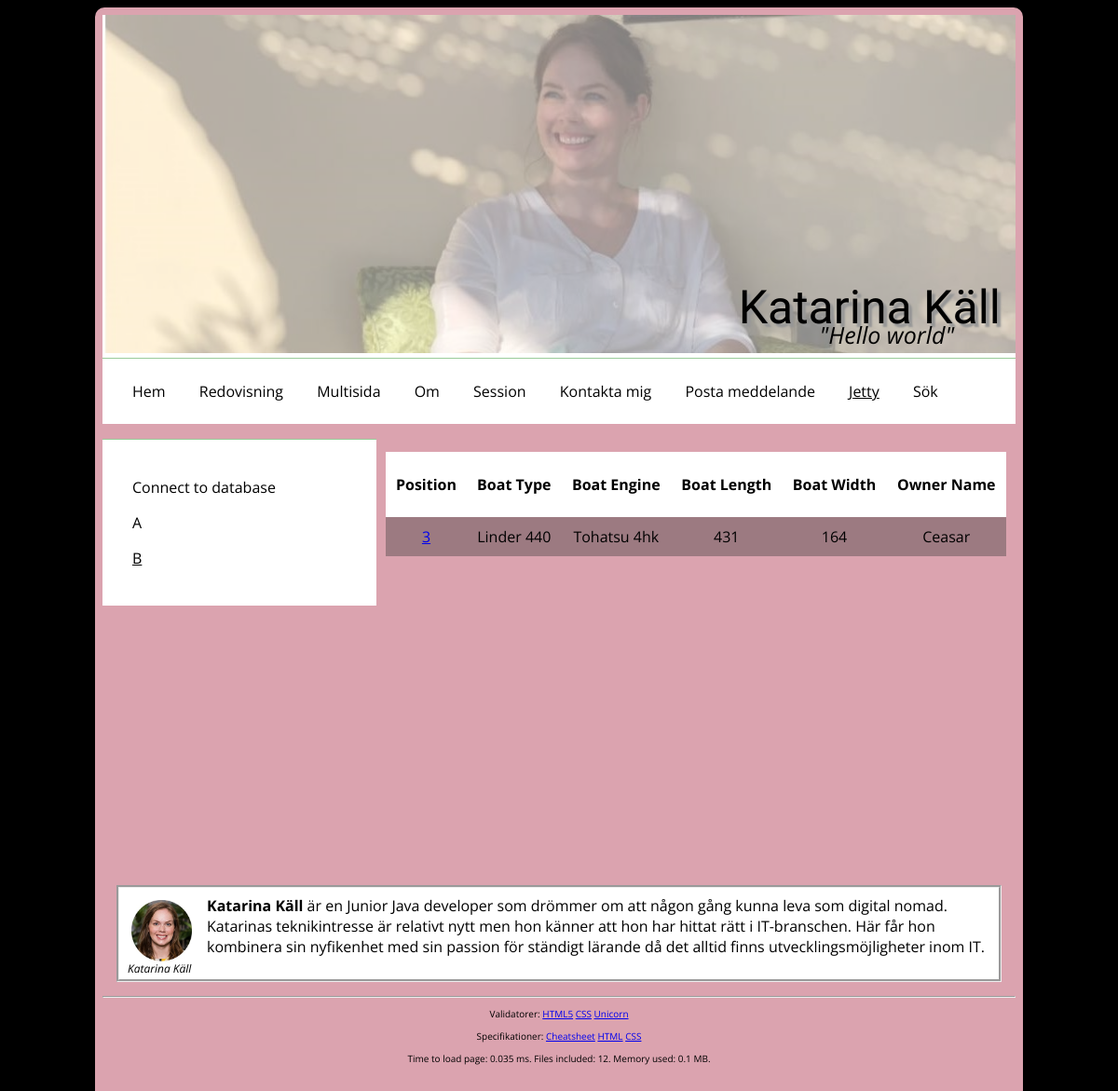
/jetty.php?page=b&position=3, run on the app's committed database.
### tables this page shows
CREATE TABLE "jetty" (
	`position`	INTEGER,
	`boatType`	TEXT,
	`boatEngine`	TEXT,
	`boatLength`	INTEGER,
	`boatWidth`	INTEGER,
	`ownerName`	TEXT,
	PRIMARY KEY(`position`)
);

### jetty.php (called while the page is built, shortened)
<?php
require __DIR__ . "/src/functions.php";
require __DIR__ . "/view/header.php";
require __DIR__ . "/view/navbar.php";
require __DIR__ . "/view/jetty-multipage.php";
require __DIR__ . "/view/byline.php";
require __DIR__ . "/view/footer.php";

### src/functions.php (the view, shortened to what this page needs)
<?php
function printJettyResultsetToHTMLTable($res)
{
    $rows = null;
    foreach ($res as $row) {
        $rows .= "<tr>";
        $rows .= "<td><a href='?page=b&position={$row['position']}'>{$row['position']}</td>";
        $rows .= "<td>{$row['boatType']}</td>";
        $rows .= "<td>{$row['boatEngine']}</td>";
        $rows .= "<td>{$row['boatLength']}</td>";
        $rows .= "<td>{$row['boatWidth']}</td>";
        $rows .= "<td>{$row['ownerName']}</td>";
        $rows .= "</tr>\n";
    }
    echo <<<EOD
    <table>
    <tr>
        <th>Position</th>
        <th>Boat Type</th>
        <th>Boat Engine</th>
        <th>Boat Length</th>
        <th>Boat Width</th>
        <th>Owner Name</th>
    </tr>
    $rows
    </table>
EOD;
}

### css/style.css (style rules this page uses)
html { background-color: black; font-family: 'Open Sans', sans-serif; overflow-y: scroll; }
body { margin: 8px auto; padding: 8px; width: 980px; background-color: #dba3af; border-radius: 10px; }
table { margin: 20px 0; width: 100%; border-collapse: collapse; }
th, td { border: 1px; padding: 10px; }
th { height: 50px; background-color: #fff; }
td { text-align: center; }
tr:nth-child(even) { background-color: rgb(62, 62, 62); background-color: rgba(62, 62, 62, 0.4); }

### data on the page
jetty: position "3", boatType "Linder 440", boatEngine "Tohatsu 4hk", boatLength "431", boatWidth "164", ownerName "Ceasar"

### other printed values
$value["title"] "Connect to database"
$value["title"] "A"
$value["title"] "B"
$loadTime "0.035"
$numFiles "12"
$memoryUsed "0.1"
